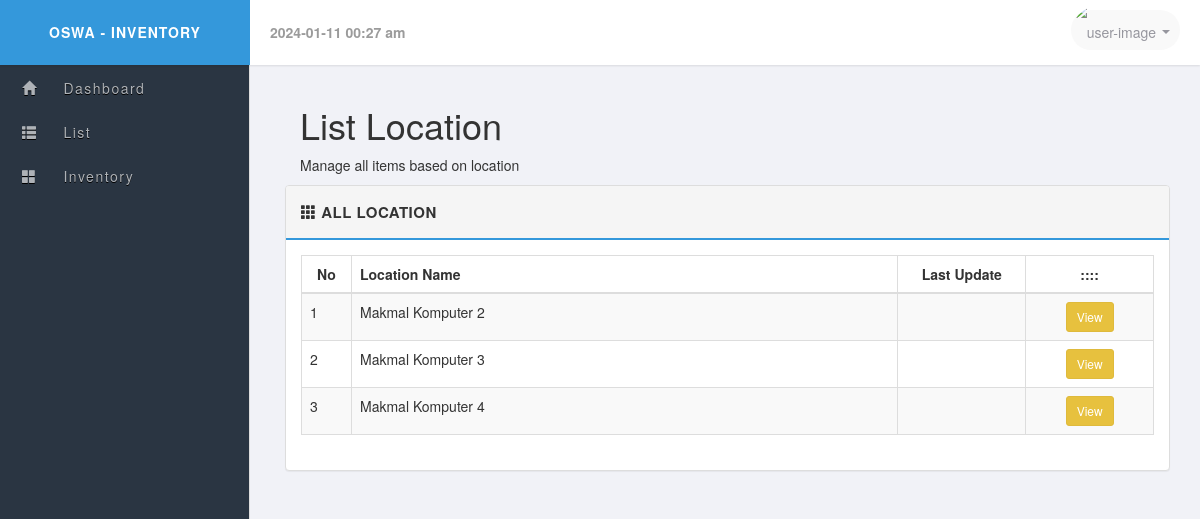
/item.php, run on the app's committed database.
### tables this page shows
CREATE TABLE IF NOT EXISTS `list` (
  `no_id` int(11) NOT NULL AUTO_INCREMENT,
  `nama` varchar(50) NOT NULL,
  PRIMARY KEY (`no_id`)
);

### item.php (the view)
<?php
include_once('layouts/header.php');
include_once("config.php");
$result = mysqli_query($mysqli, "SELECT * FROM list ORDER BY no_id");
?>
<div class="col-md-12 col-12">
    <h1>List Location</h1>
    <p>Manage all items based on location</p>
</div>
<div class="row">
    <div class="col-md-12">
        <div class="panel panel-default">
            <div class="panel-heading clearfix">
                <strong>
                    <span class="glyphicon glyphicon-th"></span>
                    <span>All Location</span>
                </strong>
            </div>
            <div class="panel-body">
                <table class="table table-bordered table-striped">
                    <thead>
                        <tr>
                            <th class="text-center" style="width: 50px;">No</th>
                            <th> Location Name </th>
                            <th class="text-center" style="width: 15%;"> Last Update</th>
                            <th class="text-center" style="width: 15%;"> :::: </th>
                        </tr>
                    </thead>
                    <tbody>
                        <?php
                        while($res = mysqli_fetch_array($result)) {
                            echo "<tr>";
                            echo "<td>".$res['no_id']."</td>";
                            echo "<td>".$res['nama']."</td>";
                            echo "<td></td>";
                            echo "<td><center><a href=\"view_location.php?id=".$res['no_id']."\" class=\"btn btn-sm btn-warning\">View</a></center></td>";
                            echo "</tr>";
                        }
                        ?>
                    </tbody>
                </table>
            </div>
        </div>
    </div>
</div>
<?php include_once('layouts/footer.php'); ?>

### libs/css/main.css (style rules this page uses)
body { font-family: 'Helvetica Neue', Helvetica, Arial, sans-serif; font-weight: 400; overflow-x: hidden; overflow-y: auto; background: #f1f2f7; height: 100%; width: 100%; }
a { color #777; text-decoration: none; }
.panel-default >.panel-heading { background-color: #f5f5f5; border-bottom: 2px solid #3498DB; font-size: 15px; text-transform: uppercase; letter-spacing: .5px; padding: 15px; }
.btn { border-radius: 3px; -webkit-transition: all 300ms ease-in-out; -moz-transition: all 300ms ease-in-out; transition: all 300ms ease-in-out; }
.btn-warning { background-color: #e7c13e; border-color: #dfba3c; }

### data on the page
list: no_id "1", nama "Makmal Komputer 2"
list: no_id "2", nama "Makmal Komputer 3"
list: no_id "3", nama "Makmal Komputer 4"
